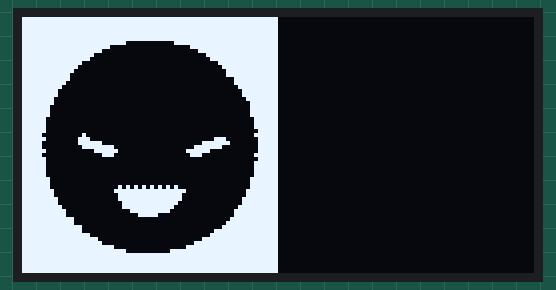
Recording of a program running on a simulated Raspberry Pi Pico running MicroPython. On the bench: 128×64 one-colour display. Library files of the repository ran but are not shown: ssd1306.py. At 0.5 s the program stops and its outputs stay as they are.

Above: at 0.5 s.

The program:

convertImage.py
```python
# Display Image & text on I2C driven ssd1306 OLED display
from machine import Pin, I2C
from ssd1306 import SSD1306_I2C
import framebuf
from time import sleep

i2c = I2C(0, sda=Pin(12), scl=Pin(13), freq=40000)
#oled = SSD1306_I2C(width, height, i2c)                  # Init oled display
oled = SSD1306_I2C(128, 64, i2c)
# Raspberry Pi logo as CAR

buffer = bytearray(b"\xff\xff\xff\xff\xff\xff\xff\xff\
\xff\xff\xff\xff\xff\xff\xff\xff\
\xff\xff\xff\xff\xff\xff\xff\xff\
\xff\xff\xff\xff\xff\xff\xff\xff\
\xff\xff\xff\xff\xff\xff\xff\xff\
\xff\xff\xff\xff\xff\xff\xff\xff\
\xff\xff\xff\xc0\x03\xff\xff\xff\
\xff\xff\xfc\x00\x00\x3f\xff\xff\
\xff\xff\xf0\x00\x00\x0f\xff\xff\
\xff\xff\xc0\x00\x00\x03\xff\xff\
\xff\xff\x80\x00\x00\x01\xff\xff\
\xff\xfe\x00\x00\x00\x00\x7f\xff\
\xff\xfc\x00\x00\x00\x00\x3f\xff\
\xff\xf8\x00\x00\x00\x00\x1f\xff\
\xff\xf0\x00\x00\x00\x00\x1f\xff\
\xff\xf0\x00\x00\x00\x00\x07\xff\
\xff\xe0\x00\x00\x00\x00\x07\xff\
\xff\xc0\x00\x00\x00\x00\x03\xff\
\xff\x80\x00\x00\x00\x00\x01\xff\
\xff\x80\x00\x00\x00\x00\x01\xff\
\xff\x00\x00\x00\x00\x00\x00\xff\
\xff\x00\x00\x00\x00\x00\x00\x7f\
\xfe\x00\x00\x00\x00\x00\x00\x7f\
\xfe\x00\x00\x00\x00\x00\x00\x7f\
\xfe\x00\x00\x00\x00\x00\x00\x7f\
\xfc\x00\x00\x00\x00\x00\x00\x3f\
\xfc\x00\x00\x00\x00\x00\x00\x3f\
\xfc\x00\x00\x00\x00\x00\x00\x3f\
\xfc\x00\x00\x00\x00\x00\x00\x1f\
\xf8\x01\x00\x00\x00\x00\x00\x3f\
\xfc\x03\x80\x00\x00\x00\xe0\x1f\
\xf8\x03\xf0\x00\x00\x07\xf0\x1f\
\xf8\x01\xfe\x00\x00\x1f\xc0\x1f\
\xfc\x00\x3f\x00\x00\x7e\x00\x1f\
\xf8\x00\x0e\x00\x00\x38\x00\x3f\
\xfc\x00\x00\x00\x00\x00\x00\x1f\
\xfc\x00\x00\x00\x00\x00\x00\x3f\
\xfc\x00\x00\x00\x00\x00\x00\x3f\
\xfc\x00\x00\x00\x00\x00\x00\x3f\
\xfc\x00\x00\x00\x00\x00\x00\x3f\
\xfe\x00\x00\x00\x00\x00\x00\x7f\
\xfe\x00\x00\x00\x00\x00\x00\x7f\
\xfe\x00\x00\xaa\xaa\x00\x00\x7f\
\xff\x00\x01\xff\xff\x80\x00\xff\
\xff\x00\x00\xff\xff\x00\x00\xff\
\xff\x80\x00\xff\xff\x00\x01\xff\
\xff\x80\x00\x7f\xfe\x00\x01\xff\
\xff\xc0\x00\x7f\xfc\x00\x03\xff\
\xff\xe0\x00\x1f\xf8\x00\x07\xff\
\xff\xe0\x00\x07\xc0\x00\x07\xff\
\xff\xf8\x00\x00\x00\x00\x0f\xff\
\xff\xf8\x00\x00\x00\x00\x1f\xff\
\xff\xfe\x00\x00\x00\x00\x3f\xff\
\xff\xfe\x00\x00\x00\x00\xff\xff\
\xff\xff\x80\x00\x00\x01\xff\xff\
\xff\xff\xe0\x00\x00\x07\xff\xff\
\xff\xff\xf0\x00\x00\x1f\xff\xff\
\xff\xff\xfe\x00\x00\x7f\xff\xff\
\xff\xff\xff\xc0\x07\xff\xff\xff\
\xff\xff\xff\xff\xff\xff\xff\xff\
\xff\xff\xff\xff\xff\xff\xff\xff\
\xff\xff\xff\xff\xff\xff\xff\xff\
\xff\xff\xff\xff\xff\xff\xff\xff\
\xff\xff\xff\xff\xff\xff\xff\xff\
")

fb = framebuf.FrameBuffer(buffer, 64,64, framebuf.MONO_HLSB)  #50,42為原圖的像素
oled.fill(0)

# Blit the image from the framebuffer to the oled display
oled.blit(fb, 0, 0)

# Add some text
# oled.text("Pico",5,15)

# Finally update the oled display so the image & text is displayed
oled.show()
```
